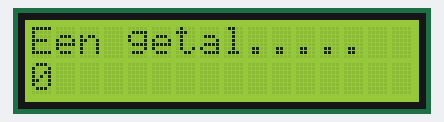
This sketch was run on a simulated Arduino Uno, built with avr-gcc and run on an emulated ATmega328P. Shown: 16×2 character LCD.

Above: at 0.1 s.
At 5.2 s:
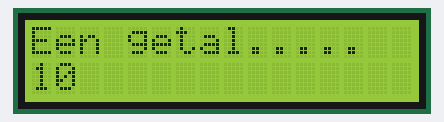
At 6.7 s:
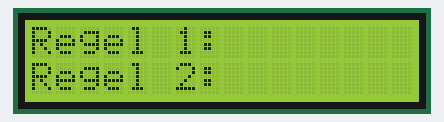
At 17.18 s:
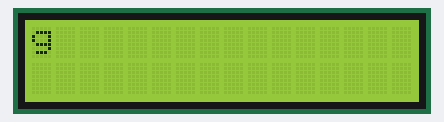
At 27.6 s:
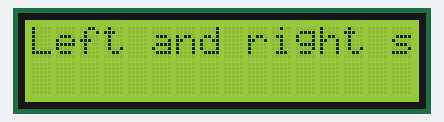
At 28.5 s:
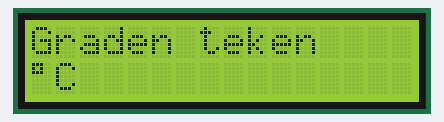

Measured:
- what the display in image 1 shows lasts 1.5 s, from 5.1 s to 6.6 s
- what the display in image 2 shows lasts 1.1 s, from 6.6 s to 7.7 s
- what the display in image 3 shows lasts 0.4 s, from 17.0 s to 17.4 s
- what the display in image 4 shows lasts 0.9 s, from 27.5 s to 28.4 s
- what the display in image 5 shows lasts 2.0 s, from 28.4 s to 30.4 s

The sketch:

12_LCD_display_I2C_met_PCF8574.ino
```cpp
// Hobbyelectronica Backpack shield
//  https://www.hobbyelectronica.nl/product/i2c-lcd-interface-voor-16x2-en-20x4-displays/

/*
  De LiquidCrystal library kent de volgende commando's:
  void noDisplay();
  void display();
  void noBlink();
  void blink();
  void noCursor();
  void cursor();
  void scrollDisplayLeft();
  void scrollDisplayRight();
  void leftToRight();
  void rightToLeft();
  void autoscroll();
  void noAutoscroll();
*/

#include <Wire.h>
#include <LiquidCrystal_PCF8574.h>
// set MyDisplay address to 0x27 for a 16 chars 2 line display

LiquidCrystal_PCF8574 MyDisplay(0x27);  // Set the MyDisplay I2C address

void setup() {
  MyDisplay.begin(16, 2);             // set up the MyDisplay's number of columns and rows:
  MyDisplay.setBacklight(255);
  MyDisplay.print("Hello World!!");   // Print a message to the MyDisplay.
  MyDisplay.clear();
}

void loop() {
  // Het printen van een veranderend getal
  MyDisplay.clear();
  MyDisplay.setCursor(0, 0);
  MyDisplay.print("Een getal.....");
  for (int k = 0; k <= 10; k++) {
    MyDisplay.setCursor(0, 1);
    MyDisplay.print(k);
    delay(500);
  }
  delay(1000);
  MyDisplay.clear();

  // Het schrijven van een twee-regelige tekst
  MyDisplay.setCursor(0, 0);
  MyDisplay.print("Regel 1: ");
  MyDisplay.setCursor(0, 1);
  MyDisplay.print("Regel 2: ");
  delay(1000);
  MyDisplay.clear();

  MyDisplay.setCursor(0, 0);
  MyDisplay.print("Left and right scrolling");
  delay(500); // Naar links scrollen
  for (int k = 0; k <= 23; k++) {
    MyDisplay.scrollDisplayLeft(); //Elke keer dat dit wordt gebruikt springt de tekst één positie naar links.
    delay(400);
  }
  delay(500); // Nu naar rechts scrollen
  for (int k = 0; k <= 23; k++) {
    MyDisplay.scrollDisplayRight(); //Elke keer dat dit wordt gebruikt springt de tekst één positie naar links.
    delay(400);
  }
  delay(500);
  MyDisplay.clear();
  MyDisplay.setCursor(0, 0);
  MyDisplay.print("Graden teken");
  MyDisplay.setCursor(0, 1);
  MyDisplay.print(char(223));
  MyDisplay.print("C");
  delay(2000);
}
```
